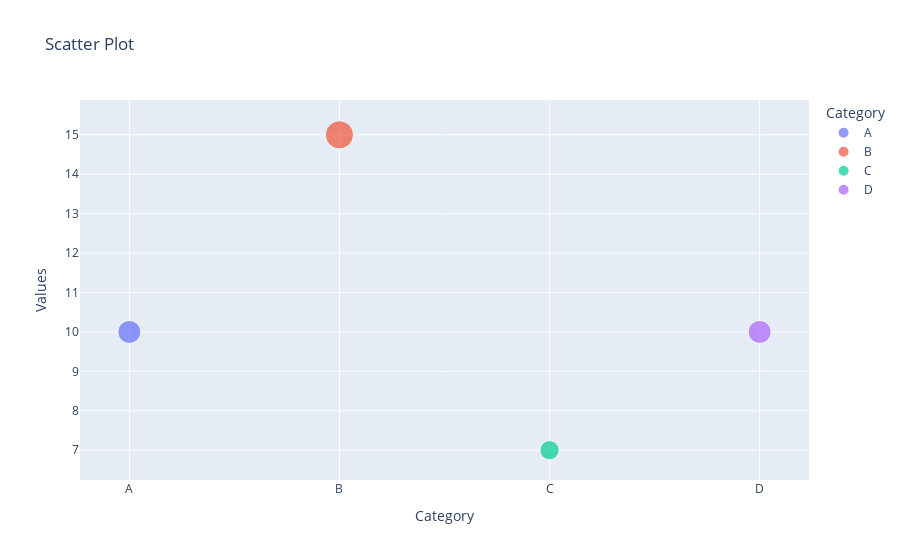
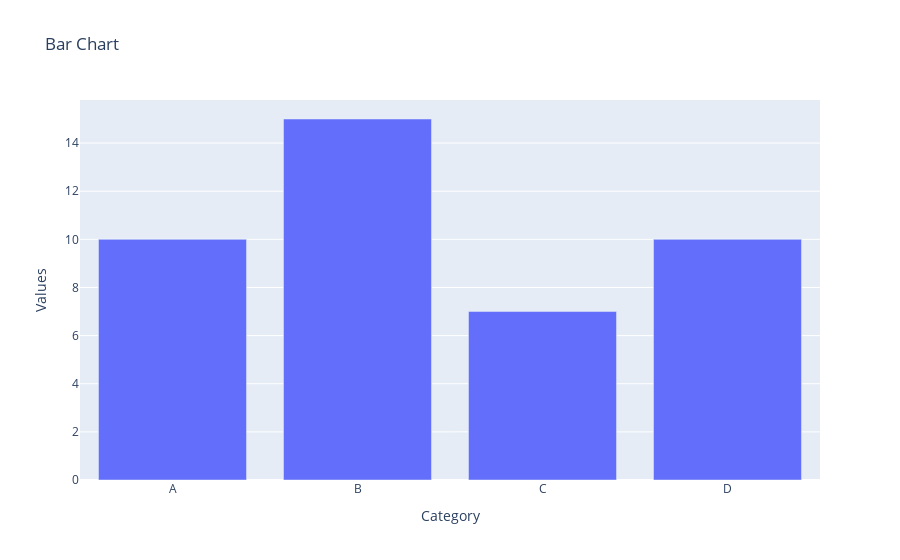
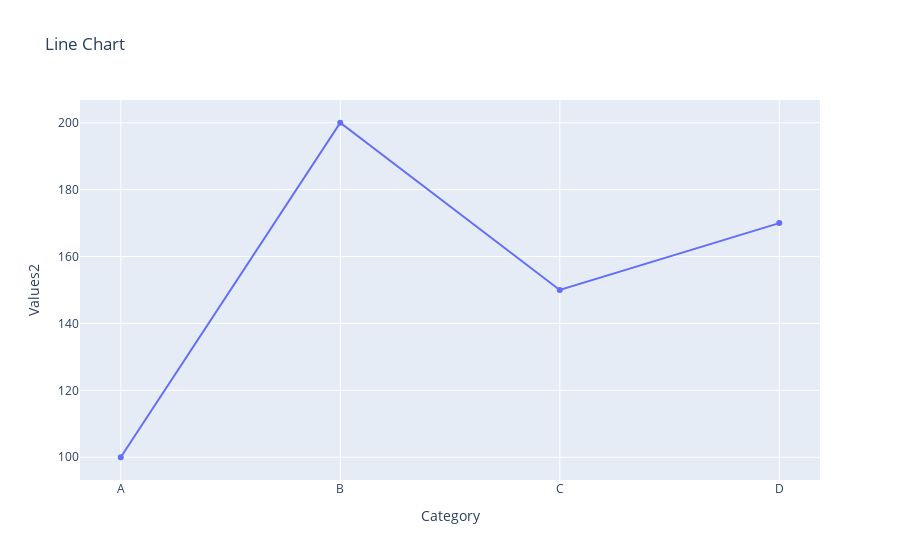
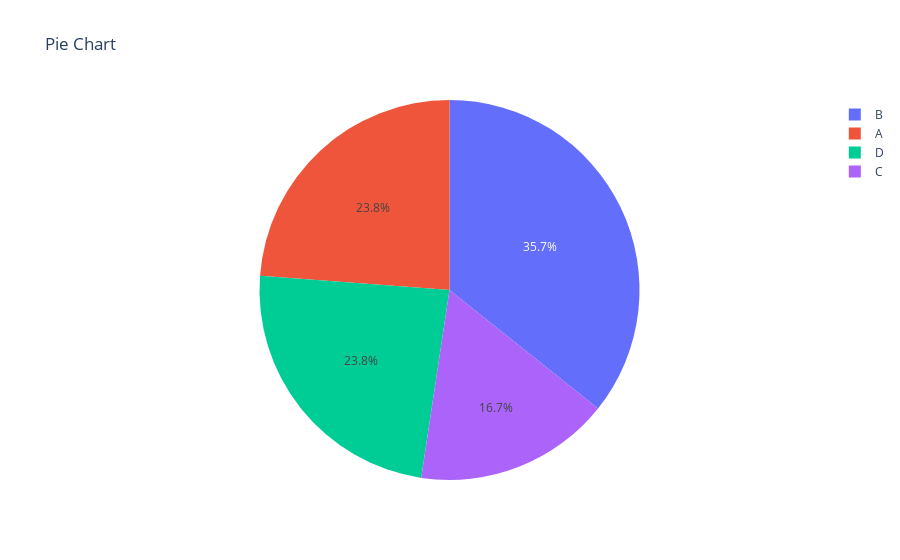

Here is the notebook cell these charts were saved with, in order:
### Markdown cell above
Here is some regular Markdown text.

```{=html}
<div class='tableauPlaceholder' id='viz1712953213668' style='position: relative'>
    <noscript>
        <a href='#'><img alt='Dashboard 1 ' src='https://public.tableau.com/static/images/te/test1_17129496843790/Dashboard1/1_rss.png' style='border: none' /></a>
    </noscript>
    <object class='tableauViz'  style='display:none;'>
        <param name='host_url' value='https%3A%2F%2Fpublic.tableau.com%2F' /> 
        <param name='embed_code_version' value='3' /> 
        <param name='site_root' value='' />
        <param name='name' value='test1_17129496843790/Dashboard1' />
        <param name='tabs' value='no' />
        <param name='toolbar' value='yes' />
        <param name='static_image' value='https://public.tableau.com/static/images/te/test1_17129496843790/Dashboard1/1.png' />
        <param name='animate_transition' value='yes' />
        <param name='display_static_image' value='yes' />
        <param name='display_spinner' value='yes' />
        <param name='display_overlay' value='yes' />
        <param name='display_count' value='yes' />
        <param name='language' value='en-US' />
    </object>
</div>
<script type='text/javascript'>                    
    var divElement = document.getElementById('viz1712953213668');                    
    var vizElement = divElement.getElementsByTagName('object')[0];                    
    if (divElement.offsetWidth > 800) { 
        vizElement.style.width='100%';vizElement.style.height=(divElement.offsetWidth*0.75)+'px';
    } else if (divElement.offsetWidth > 500) { 
        vizElement.style.width='100%';vizElement.style.height=(divElement.offsetWidth*0.75)+'px';
    } else { 
        vizElement.style.width='100%';vizElement.style.height='727px';
    }                     
    var scriptElement = document.createElement('script');                    
    scriptElement.src = 'https://public.tableau.com/javascripts/api/viz_v1.js';                    
    vizElement.parentNode.insertBefore(scriptElement, vizElement);                
</script>

```

### Code cell
# Import necessary libraries
import plotly.graph_objects as go
import plotly.express as px
import pandas as pd
import numpy as np

# Create some data
df = pd.DataFrame({
    "Category": ["A", "B", "C", "D"],
    "Values": [10, 15, 7, 10],
    "Values2": [100, 200, 150, 170]
})

# Scatter Plot
fig1 = px.scatter(df, x="Category", y="Values", size="Values", color="Category",
                  title="Scatter Plot")
fig1.show()

# Bar Chart
fig2 = px.bar(df, x="Category", y="Values", title="Bar Chart")
fig2.show()

# Line Chart
fig3 = px.line(df, x="Category", y="Values2", title="Line Chart", markers=True)
fig3.show()

# Pie Chart
fig4 = px.pie(df, names="Category", values="Values", title="Pie Chart")
fig4.show()

### Figure 1 — Plotly figure (JSON) as saved in the notebook; plotly's stock layout.template omitted (floating-point values rounded to 4 significant figures)
{"data": [{"hovertemplate": "Category=%{x}<br>Values=%{marker.size}<extra></extra>", "legendgroup": "A", "marker": {"color": "#636efa", "size": [10], "sizemode": "area", "sizeref": 0.0375, "symbol": "circle"}, "mode": "markers", "name": "A", "orientation": "v", "showlegend": true, "type": "scatter", "x": ["A"], "xaxis": "x", "y": [10], "yaxis": "y"}, {"hovertemplate": "Category=%{x}<br>Values=%{marker.size}<extra></extra>", "legendgroup": "B", "marker": {"color": "#EF553B", "size": [15], "sizemode": "area", "sizeref": 0.0375, "symbol": "circle"}, "mode": "markers", "name": "B", "orientation": "v", "showlegend": true, "type": "scatter", "x": ["B"], "xaxis": "x", "y": [15], "yaxis": "y"}, {"hovertemplate": "Category=%{x}<br>Values=%{marker.size}<extra></extra>", "legendgroup": "C", "marker": {"color": "#00cc96", "size": [7], "sizemode": "area", "sizeref": 0.0375, "symbol": "circle"}, "mode": "markers", "name": "C", "orientation": "v", "showlegend": true, "type": "scatter", "x": ["C"], "xaxis": "x", "y": [7], "yaxis": "y"}, {"hovertemplate": "Category=%{x}<br>Values=%{marker.size}<extra></extra>", "legendgroup": "D", "marker": {"color": "#ab63fa", "size": [10], "sizemode": "area", "sizeref": 0.0375, "symbol": "circle"}, "mode": "markers", "name": "D", "orientation": "v", "showlegend": true, "type": "scatter", "x": ["D"], "xaxis": "x", "y": [10], "yaxis": "y"}], "layout": {"legend": {"itemsizing": "constant", "title": {"text": "Category"}, "tracegroupgap": 0}, "title": {"text": "Scatter Plot"}, "xaxis": {"anchor": "y", "categoryarray": ["A", "B", "C", "D"], "categoryorder": "array", "domain": [0, 1], "title": {"text": "Category"}}, "yaxis": {"anchor": "x", "domain": [0, 1], "title": {"text": "Values"}}}}

### Figure 2 — Plotly figure (JSON) as saved in the notebook; plotly's stock layout.template omitted (floating-point values rounded to 4 significant figures)
{"data": [{"alignmentgroup": "True", "hovertemplate": "Category=%{x}<br>Values=%{y}<extra></extra>", "legendgroup": "", "marker": {"color": "#636efa", "pattern": {"shape": ""}}, "name": "", "offsetgroup": "", "orientation": "v", "showlegend": false, "textposition": "auto", "type": "bar", "x": ["A", "B", "C", "D"], "xaxis": "x", "y": [10, 15, 7, 10], "yaxis": "y"}], "layout": {"barmode": "relative", "legend": {"tracegroupgap": 0}, "title": {"text": "Bar Chart"}, "xaxis": {"anchor": "y", "domain": [0, 1], "title": {"text": "Category"}}, "yaxis": {"anchor": "x", "domain": [0, 1], "title": {"text": "Values"}}}}

### Figure 3 — Plotly figure (JSON) as saved in the notebook; plotly's stock layout.template omitted (floating-point values rounded to 4 significant figures)
{"data": [{"hovertemplate": "Category=%{x}<br>Values2=%{y}<extra></extra>", "legendgroup": "", "line": {"color": "#636efa", "dash": "solid"}, "marker": {"symbol": "circle"}, "mode": "lines+markers", "name": "", "orientation": "v", "showlegend": false, "type": "scatter", "x": ["A", "B", "C", "D"], "xaxis": "x", "y": [100, 200, 150, 170], "yaxis": "y"}], "layout": {"legend": {"tracegroupgap": 0}, "title": {"text": "Line Chart"}, "xaxis": {"anchor": "y", "domain": [0, 1], "title": {"text": "Category"}}, "yaxis": {"anchor": "x", "domain": [0, 1], "title": {"text": "Values2"}}}}

### Figure 4 — Plotly figure (JSON) as saved in the notebook; plotly's stock layout.template omitted (floating-point values rounded to 4 significant figures)
{"data": [{"domain": {"x": [0, 1], "y": [0, 1]}, "hovertemplate": "Category=%{label}<br>Values=%{value}<extra></extra>", "labels": ["A", "B", "C", "D"], "legendgroup": "", "name": "", "showlegend": true, "type": "pie", "values": [10, 15, 7, 10]}], "layout": {"legend": {"tracegroupgap": 0}, "title": {"text": "Pie Chart"}}}
